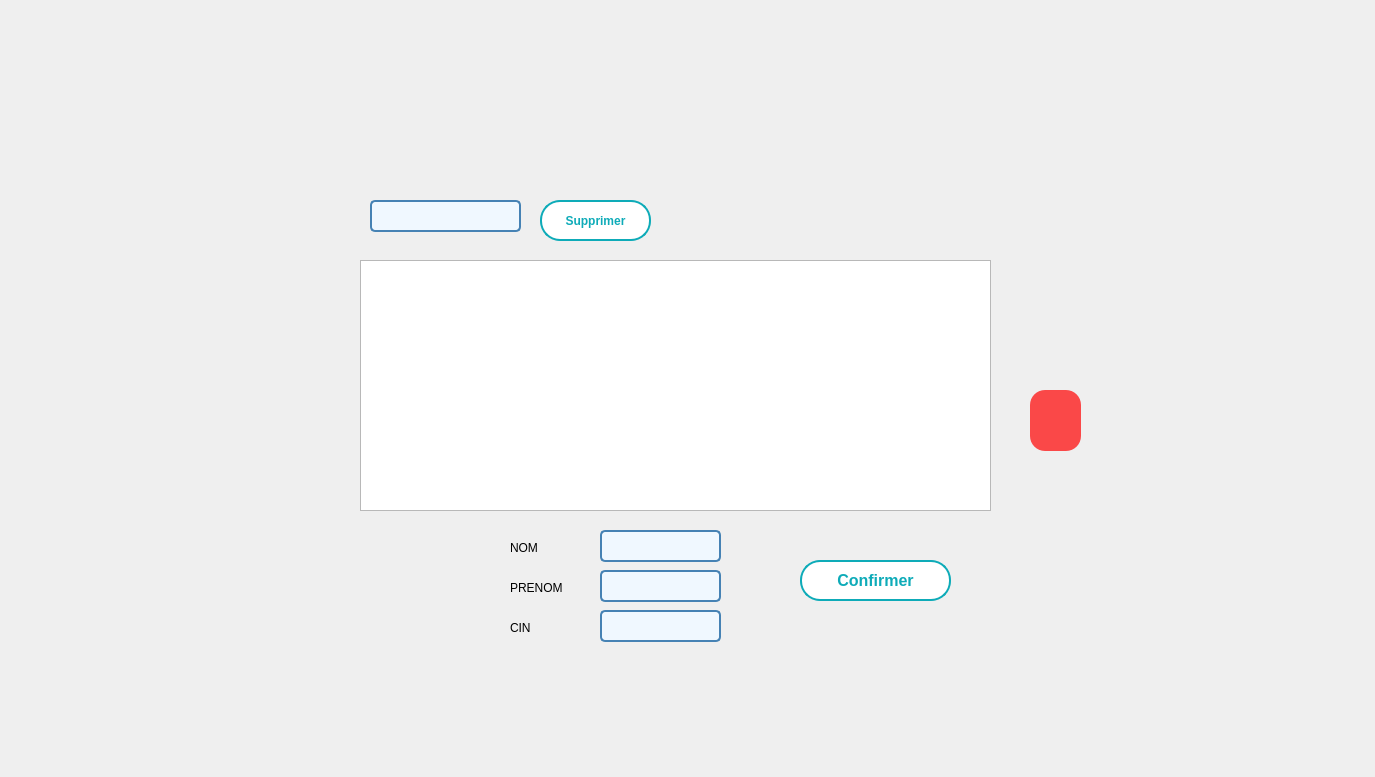
      <widget class="QWidget" name="tab_19">
       <attribute name="title">
        <string>Afficher</string>
       </attribute>
       <widget class="QLabel" name="label_25">
        <property name="geometry">
         <rect>
          <x>0</x>
          <y>0</y>
          <width>1366</width>
          <height>768</height>
         </rect>
        </property>
        <property name="text">
         <string/>
        </property>
        <property name="pixmap">
         <pixmap resource="gestion_abonnement/image/image.qrc">:/background_3.png</pixmap>
        </property>
        <property name="scaledContents">
         <bool>true</bool>
        </property>
       </widget>
       <widget class="QTableView" name="tableView_5">
        <property name="geometry">
         <rect>
          <x>360</x>
          <y>260</y>
          <width>631</width>
          <height>251</height>
         </rect>
        </property>
       </widget>
       <widget class="QLineEdit" name="supplineedit">
        <property name="geometry">
         <rect>
          <x>370</x>
          <y>200</y>
          <width>151</width>
          <height>32</height>
         </rect>
        </property>
        <property name="styleSheet">
         <string notr="true">/* Style général du formulaire */
QLineEdit {
    border: 2px solid #4682B4; /* Bordure bleue */
    border-radius: 5px; /* Coins arrondis */
    padding: 5px; /* Espace intérieur */
    font-size: 14px; /* Taille de la police */
    font-family: &quot;Arial&quot;, sans-serif; /* Police de caractère */
    color: #4682B4; /* Couleur du texte */
    background-color: #F0F8FF; /* Couleur de fond */
}

/* Style lorsque le champ de formulaire est en focus */
QLineEdit:focus {
    border-color: #1E90FF; /* Bordure bleu clair en focus */
}

/* Style pour les champs désactivés */
QLineEdit:disabled {
    color: #808080; /* Texte gris pour les champs désactivés */
    background-color: #F5F5F5; /* Fond gris clair pour les champs désactivés */
}
</string>
        </property>
       </widget>
       <widget class="QPushButton" name="supprimer">
        <property name="enabled">
         <bool>true</bool>
        </property>
        <property name="geometry">
         <rect>
          <x>540</x>
          <y>200</y>
          <width>111</width>
          <height>41</height>
         </rect>
        </property>
        <property name="font">
         <font>
          <family>Arial</family>
          <pointsize>9</pointsize>
          <weight>75</weight>
          <bold>true</bold>
         </font>
        </property>
        <property name="autoFillBackground">
         <bool>false</bool>
        </property>
        <property name="styleSheet">
         <string notr="true">/* Styles généraux du bouton */
QPushButton {
    background-color: #ffffff; /* Bleu clair pour représenter l'eau */
    border: 2px solid #0EABB8; /* Bordure bleue */
    color: #0EABB8; /* Texte blanc */
    padding: 10px ; /* Espacement intérieur */

    font-weight: bold; /* Police en gras */
    border-radius: 20px; /* Bordure arrondie */
    outline: none; /* Supprime la bordure de focus */
  
    overflow: hidden; /* Cache le contenu débordant */
    transition: background-color 0.3s, color 0.3s; /* Transition des couleurs */
}

/* Style au survol du bouton */
QPushButton:hover {
    background-color: #0EABB8; /* Fond devient blanc */
    color: #ffffff; /* Texte devient bleu clair */
}

/* Style au clic du bouton */
QPushButton:pressed {
    background-color: #0EABB8; /* Bleu foncé lors du clic */
    color: #f8f8f8; /* Texte blanc lors du clic */
}

/* Animation pour le pseudo-élément :after */
QPushButton::after {
    content: ''; /* Contenu vide */
    position: absolute; /* Position absolue */
    width: 100%; /* Largeur à 100% */
    height: 100%; /* Hauteur à 100% */
    background-color: rgba(255, 255, 255, 0.3); /* Fond semi-transparent */
    top: 50%; /* Positionnement au centre vertical */
    left: 50%; /* Positionnement au centre horizontal */
    border-radius: 50%; /* Bordure arrondie */
    transform: translate(-50%, -50%) scale(0); /* Réduit l'échelle à 0 */
    transition: transform 0.5s ease; /* Transition de l'échelle */
}

/* Animation au survol du bouton */
QPushButton:hover::after {
    transform: translate(-50%, -50%) scale(2); /* Augmente l'échelle à 2 */
}
</string>
        </property>
        <property name="text">
         <string>Supprimer</string>
        </property>
        <property name="autoDefault">
         <bool>true</bool>
        </property>
       </widget>
       <widget class="QPushButton" name="recherche">
        <property name="enabled">
         <bool>true</bool>
        </property>
        <property name="geometry">
         <rect>
          <x>800</x>
          <y>560</y>
          <width>151</width>
          <height>41</height>
         </rect>
        </property>
        <property name="font">
         <font>
          <family>Arial</family>
          <pointsize>12</pointsize>
          <weight>75</weight>
          <bold>true</bold>
         </font>
        </property>
        <property name="autoFillBackground">
         <bool>false</bool>
        </property>
        <property name="styleSheet">
         <string notr="true">/* Styles généraux du bouton */
QPushButton {
    background-color: #ffffff; /* Bleu clair pour représenter l'eau */
    border: 2px solid #0EABB8; /* Bordure bleue */
    color: #0EABB8; /* Texte blanc */
    padding: 10px ; /* Espacement intérieur */

    font-weight: bold; /* Police en gras */
    border-radius: 20px; /* Bordure arrondie */
    outline: none; /* Supprime la bordure de focus */
  
    overflow: hidden; /* Cache le contenu débordant */
    transition: background-color 0.3s, color 0.3s; /* Transition des couleurs */
}

/* Style au survol du bouton */
QPushButton:hover {
    background-color: #0EABB8; /* Fond devient blanc */
    color: #ffffff; /* Texte devient bleu clair */
}

/* Style au clic du bouton */
QPushButton:pressed {
    background-color: #0EABB8; /* Bleu foncé lors du clic */
    color: #f8f8f8; /* Texte blanc lors du clic */
}

/* Animation pour le pseudo-élément :after */
QPushButton::after {
    content: ''; /* Contenu vide */
    position: absolute; /* Position absolue */
    width: 100%; /* Largeur à 100% */
    height: 100%; /* Hauteur à 100% */
    background-color: rgba(255, 255, 255, 0.3); /* Fond semi-transparent */
    top: 50%; /* Positionnement au centre vertical */
    left: 50%; /* Positionnement au centre horizontal */
    border-radius: 50%; /* Bordure arrondie */
    transform: translate(-50%, -50%) scale(0); /* Réduit l'échelle à 0 */
    transition: transform 0.5s ease; /* Transition de l'échelle */
}

/* Animation au survol du bouton */
QPushButton:hover::after {
    transform: translate(-50%, -50%) scale(2); /* Augmente l'échelle à 2 */
}
</string>
        </property>
        <property name="text">
         <string>Confirmer</string>
        </property>
        <property name="autoDefault">
         <bool>true</bool>
        </property>
       </widget>
       <widget class="QLabel" name="label_26">
        <property name="geometry">
         <rect>
          <x>510</x>
          <y>540</y>
          <width>56</width>
          <height>16</height>
         </rect>
        </property>
        <property name="text">
         <string>NOM</string>
        </property>
       </widget>
       <widget class="QLabel" name="label_27">
        <property name="geometry">
         <rect>
          <x>510</x>
          <y>580</y>
          <width>56</width>
          <height>16</height>
         </rect>
        </property>
        <property name="text">
         <string>PRENOM</string>
        </property>
       </widget>
       <widget class="QLabel" name="label_28">
        <property name="geometry">
         <rect>
          <x>510</x>
          <y>620</y>
          <width>56</width>
          <height>16</height>
         </rect>
        </property>
        <property name="text">
         <string>CIN</string>
        </property>
       </widget>
       <widget class="QLineEdit" name="lineEdit_nr">
        <property name="geometry">
         <rect>
          <x>600</x>
          <y>530</y>
          <width>121</width>
          <height>32</height>
         </rect>
        </property>
        <property name="styleSheet">
         <string notr="true">/* Style général du formulaire */
QLineEdit {
    border: 2px solid #4682B4; /* Bordure bleue */
    border-radius: 5px; /* Coins arrondis */
    padding: 5px; /* Espace intérieur */
    font-size: 14px; /* Taille de la police */
    font-family: &quot;Arial&quot;, sans-serif; /* Police de caractère */
    color: #4682B4; /* Couleur du texte */
    background-color: #F0F8FF; /* Couleur de fond */
}

/* Style lorsque le champ de formulaire est en focus */
QLineEdit:focus {
    border-color: #1E90FF; /* Bordure bleu clair en focus */
}

/* Style pour les champs désactivés */
QLineEdit:disabled {
    color: #808080; /* Texte gris pour les champs désactivés */
    background-color: #F5F5F5; /* Fond gris clair pour les champs désactivés */
}
</string>
        </property>
       </widget>
       <widget class="QLineEdit" name="lineEdit_pr">
        <property name="geometry">
         <rect>
          <x>600</x>
          <y>570</y>
          <width>121</width>
          <height>32</height>
         </rect>
        </property>
        <property name="styleSheet">
         <string notr="true">/* Style général du formulaire */
QLineEdit {
    border: 2px solid #4682B4; /* Bordure bleue */
    border-radius: 5px; /* Coins arrondis */
    padding: 5px; /* Espace intérieur */
    font-size: 14px; /* Taille de la police */
    font-family: &quot;Arial&quot;, sans-serif; /* Police de caractère */
    color: #4682B4; /* Couleur du texte */
    background-color: #F0F8FF; /* Couleur de fond */
}

/* Style lorsque le champ de formulaire est en focus */
QLineEdit:focus {
    border-color: #1E90FF; /* Bordure bleu clair en focus */
}

/* Style pour les champs désactivés */
QLineEdit:disabled {
    color: #808080; /* Texte gris pour les champs désactivés */
    background-color: #F5F5F5; /* Fond gris clair pour les champs désactivés */
}
</string>
        </property>
       </widget>
       <widget class="QLineEdit" name="lineEdit_cinr">
        <property name="geometry">
         <rect>
          <x>600</x>
          <y>610</y>
          <width>121</width>
          <height>32</height>
         </rect>
        </property>
        <property name="styleSheet">
         <string notr="true">/* Style général du formulaire */
QLineEdit {
    border: 2px solid #4682B4; /* Bordure bleue */
    border-radius: 5px; /* Coins arrondis */
    padding: 5px; /* Espace intérieur */
    font-size: 14px; /* Taille de la police */
    font-family: &quot;Arial&quot;, sans-serif; /* Police de caractère */
    color: #4682B4; /* Couleur du texte */
    background-color: #F0F8FF; /* Couleur de fond */
}

/* Style lorsque le champ de formulaire est en focus */
QLineEdit:focus {
    border-color: #1E90FF; /* Bordure bleu clair en focus */
}

/* Style pour les champs désactivés */
QLineEdit:disabled {
    color: #808080; /* Texte gris pour les champs désactivés */
    background-color: #F5F5F5; /* Fond gris clair pour les champs désactivés */
}
</string>
        </property>
       </widget>
       <widget class="QPushButton" name="refresh_dach">
        <property name="geometry">
         <rect>
          <x>280</x>
          <y>320</y>
          <width>61</width>
          <height>71</height>
         </rect>
        </property>
        <property name="styleSheet">
         <string notr="true">QPushButton {
    background-color: transparent; /* Bleu clair pour représenter l'eau */
    border: transparent; /* Bordure bleue */



}</string>
        </property>
        <property name="text">
         <string/>
        </property>
        <property name="icon">
         <iconset resource="gestion_abonnement/image/image.qrc">
          <normaloff>:/refresh-button_61444.png</normaloff>:/refresh-button_61444.png</iconset>
        </property>
        <property name="iconSize">
         <size>
          <width>25</width>
          <height>25</height>
         </size>
        </property>
       </widget>
       <widget class="QPushButton" name="pdf_mem">
        <property name="geometry">
         <rect>
          <x>1030</x>
          <y>390</y>
          <width>51</width>
          <height>61</height>
         </rect>
        </property>
        <property name="styleSheet">
         <string notr="true">/* Style général du QPushButton */
QPushButton {
    border: none; /* Pas de bordure */
    border-radius: 15px; /* Coins arrondis */
    padding: 10px; /* Espace intérieur */
    font-size: 16px; /* Taille de la police */
    font-family: &quot;Arial&quot;, sans-serif; /* Police de caractère */
    color: #FFFFFF; /* Couleur du texte */
    background-color: rgba(255, 0, 0, 0.7); /* Couleur de fond rouge transparente */
    transition: background-color 0.5s, opacity 0.5s; /* Transition pour la couleur de fond et l'opacité */
}

/* Style de l'icône */
QPushButton::icon {
    width: 50px; /* Largeur de l'icône */
    height: 50px; /* Hauteur de l'icône */
    margin-right: 10px; /* Marge à droite de l'icône */
    border: 2px solid red; /* Bordure rouge autour de l'icône */
}

/* Style lorsque le bouton est survolé */
QPushButton:hover {
    background-color: rgba(255, 0, 0, 0.9); /* Couleur de fond rouge transparente plus foncée au survol */
}

/* Style lorsque le bouton est enfoncé */
QPushButton:pressed {
    background-color: rgba(255, 0, 0, 1); /* Couleur de fond rouge transparente pleine lorsqu'enfoncé */
    opacity: 1; /* Réduire légèrement l'opacité lors de l'enfoncement */
}
</string>
        </property>
        <property name="text">
         <string/>
        </property>
        <property name="icon">
         <iconset resource="gestion_abonnement/image/image.qrc">
          <normaloff>:/pdf.png</normaloff>:/pdf.png</iconset>
        </property>
        <property name="iconSize">
         <size>
          <width>50</width>
          <height>50</height>
         </size>
        </property>
       </widget>
       <widget class="QPushButton" name="stat_mem">
        <property name="enabled">
         <bool>true</bool>
        </property>
        <property name="geometry">
         <rect>
          <x>1010</x>
          <y>290</y>
          <width>91</width>
          <height>61</height>
         </rect>
        </property>
        <property name="font">
         <font>
          <family>Arial</family>
          <pointsize>-1</pointsize>
          <weight>75</weight>
          <bold>true</bold>
         </font>
        </property>
        <property name="autoFillBackground">
         <bool>false</bool>
        </property>
        <property name="styleSheet">
         <string notr="true">/* Style général du QPushButton */
QPushButton {
    border: none; /* Pas de bordure */
    border-radius: 15px; /* Coins arrondis */
    padding: 10px; /* Espace intérieur */
    font-size: 16px; /* Taille de la police */
    font-family: &quot;Arial&quot;, sans-serif; /* Police de caractère */
    color: #FFFFFF; /* Couleur du texte */
    background-color: transparent; /* Couleur de fond rouge transparente */
}

/* Style de l'icône */
QPushButton::icon {
    width: 50px; /* Largeur de l'icône */
    height: 50px; /* Hauteur de l'icône */
    margin-right: 10px; /* Marge à droite de l'icône */
    border: 2px solid red; /* Bordure rouge autour de l'icône */
}

/* Style lorsque le bouton est survolé */
QPushButton:hover {
    background-color: rgb(220,220,220); /* Couleur de fond grise transparente au survol */
}


/* Style lorsque le bouton est enfoncé */
QPushButton:pressed {
    background-color: rgba(255, 0, 0, 1); /* Couleur de fond rouge transparente pleine lorsqu'enfoncé */
    opacity: 1; /* Réduire légèrement l'opacité lors de l'enfoncement */
}
</string>
        </property>
        <property name="text">
         <string/>
        </property>
        <property name="icon">
         <iconset resource="gestion_abonnement/image/image.qrc">
          <normaloff>:/stat.png</normaloff>:/stat.png</iconset>
        </property>
        <property name="iconSize">
         <size>
          <width>100</width>
          <height>100</height>
         </size>
        </property>
        <property name="autoDefault">
         <bool>true</bool>
        </property>
       </widget>
      </widget>
